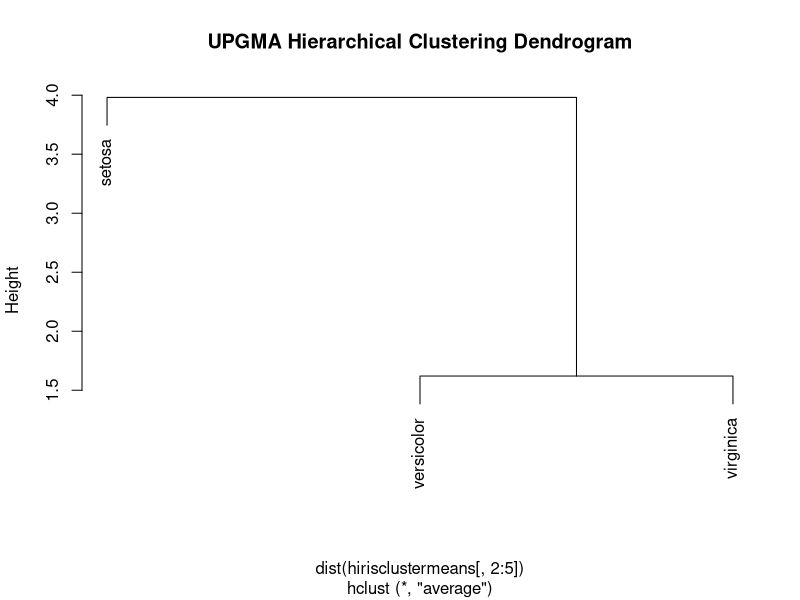
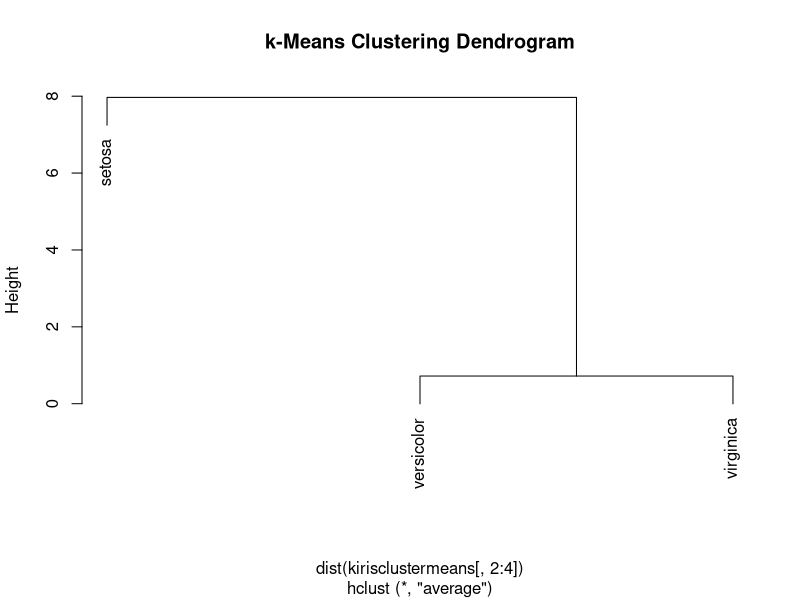

Write R code to recreate these figures, in order.
data(iris)
library(reshape)

###############
#UPGMA Example
hirisclustermelt <- melt(iris, id = c("Species")) #Reshape the data
hirisclustermeans <- cast(hirisclustermelt, Species~variable, mean) #Pivot and summarize
hirisclustermeans[is.na(hirisclustermeans)] <- 0 #Impute 0's for NaNs


#Plot Dendrogram using Distance Matrix
plot(hclust(dist(hirisclustermeans[, 2:5]), method = "average"),
     labels = hirisclustermeans[,1],
     main = "UPGMA Hierarchical Clustering Dendrogram")

################
#k-Means Example
kclusters <- kmeans((iris[, 1:4]), 3, iter.max = 10)

kiris <- data.frame(iris, cluster = kclusters$cluster) #Append the cluster assignment to the dataframe
kirisclustermelt <- melt(kiris, id = c("Species", "cluster")) #Reshape the data
kirisclustermeans <- cast(kirisclustermelt, Species~cluster+variable, mean) #Pivot and summarize
kirisclustermeans[is.na(kirisclustermeans)] <- 0 #Impute 0's for NaNs

#Plot Dendrogram using Cluster Averages
plot(hclust(dist(kirisclustermeans[, 2:4]), method = "average"),
     labels = kirisclustermeans[,1],
     main = "k-Means Clustering Dendrogram")
